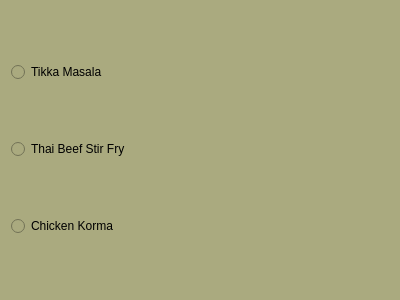
<?xml version="1.0" encoding="UTF-8"?>
<ui version="4.0">
 <class>Lowcaloire</class>
 <widget class="QDialog" name="Lowcaloire">
  <property name="geometry">
   <rect>
    <x>0</x>
    <y>0</y>
    <width>400</width>
    <height>300</height>
   </rect>
  </property>
  <property name="windowTitle">
   <string>Dialog</string>
  </property>
  <property name="styleSheet">
   <string notr="true">background-color: rgb(170, 170, 127)</string>
  </property>
  <layout class="QVBoxLayout" name="verticalLayout">
   <item>
    <widget class="QRadioButton" name="tikkaMasala">
     <property name="text">
      <string>Tikka Masala </string>
     </property>
    </widget>
   </item>
   <item>
    <widget class="QRadioButton" name="thaiBeefStirFry">
     <property name="text">
      <string>Thai Beef Stir Fry</string>
     </property>
    </widget>
   </item>
   <item>
    <widget class="QRadioButton" name="chickenKorma">
     <property name="text">
      <string>Chicken Korma</string>
     </property>
    </widget>
   </item>
  </layout>
 </widget>
 <resources/>
 <connections/>
</ui>
